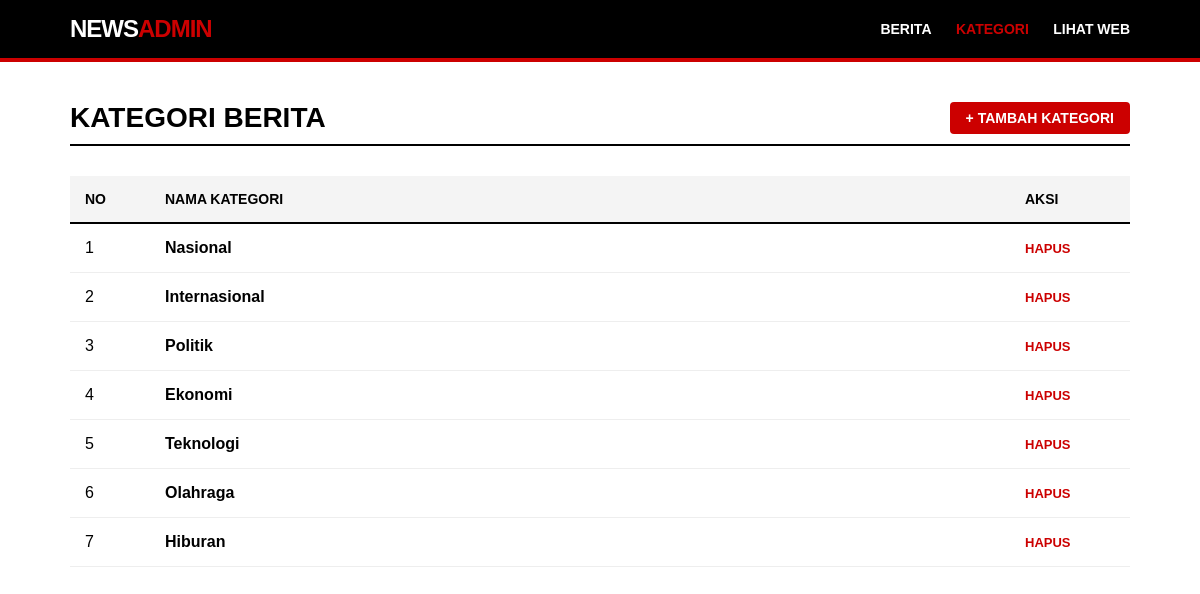
The app's page /admin/kategori.php (signed in) with its own data.
### tables this page shows
CREATE TABLE `kategori` (
  `id` int NOT NULL,
  `nama_kategori` varchar(100) DEFAULT NULL
);

### admin/kategori.php (the view, shortened to what this page needs)
<?php
include '../config/koneksi.php';
?>
<!DOCTYPE html>
<html lang="id">
<head>
</head>
<body>
<nav class="navbar">
    <div class="nav-container">
        <a href="dashboard.php" class="logo">NEWS<span>ADMIN</span></a>
        <div class="nav-menu">
            <a href="berita.php">Berita</a>
            <a href="kategori.php" style="color: #cc0000;">Kategori</a>
            <a href="../index.php" target="_blank">Lihat Web</a>
        </div>
    </div>
</nav>
<div class="container">
    <div class="header-flex">
        <h2>Kategori Berita</h2>
        <a href="tambah_kategori.php" class="btn-tambah">+ Tambah Kategori</a>
    </div>
    <table>
        <thead>
            <tr>
                <th width="80">No</th>
                <th>Nama Kategori</th>
                <th width="120">Aksi</th>
            </tr>
        </thead>
        <tbody>
            <?php
            $no = 1;
            $query = mysqli_query($conn, "SELECT * FROM kategori");
            while ($row = mysqli_fetch_assoc($query)){
            ?>
            <tr>
                <td><?= $no++ ?></td>
                <td><strong><?= $row['nama_kategori'] ?></strong></td>
                <td>
                    <a href="hapus_kategori.php?id=<?= $row['id'] ?>" class="btn-hapus" onclick="return confirm('Yakin ingin menghapus kategori ini?')">Hapus</a>
                </td>
            </tr>
            <?php } ?>
        </tbody>
    </table>
</div>
</body>
</html>

### admin/kategori.php (style rules this page uses)
* { box-sizing: border-box; margin: 0; padding: 0; }
body { font-family: Arial, sans-serif; background-color: #fff; color: #000; }
.navbar { background-color: #000; padding: 15px 0; border-bottom: 4px solid #cc0000; position: sticky; top: 0; z-index: 1000; }
.nav-container { max-width: 1100px; margin: 0 auto; padding: 0 20px; display: flex; justify-content: space-between; align-items: center; }
.logo { font-size: 24px; font-weight: 900; text-decoration: none; color: #fff; letter-spacing: -1px; }
.logo span { color: #cc0000; }
.nav-menu a { color: #fff; text-decoration: none; font-size: 14px; font-weight: bold; text-transform: uppercase; margin-left: 20px; }
.container { max-width: 1100px; margin: 40px auto; padding: 0 20px; }
.header-flex { display: flex; justify-content: space-between; align-items: center; margin-bottom: 30px; border-bottom: 2px solid #000; padding-bottom: 10px; }
h2 { font-size: 28px; font-weight: 900; text-transform: uppercase; }
.btn-tambah { background-color: #cc0000; color: #fff; text-decoration: none; padding: 8px 16px; font-weight: bold; font-size: 14px; border-radius: 4px; text-transform: uppercase; }
table { width: 100%; border-collapse: collapse; margin-top: 10px; }
table th { background-color: #f4f4f4; text-align: left; padding: 15px; border-bottom: 2px solid #000; font-size: 14px; text-transform: uppercase; }
table td { padding: 15px; border-bottom: 1px solid #eee; font-size: 16px; }
.btn-hapus { color: #cc0000; text-decoration: none; font-weight: bold; font-size: 13px; text-transform: uppercase; }

### records on screen
kategori: nama_kategori "Nasional"
kategori: nama_kategori "Internasional"
kategori: nama_kategori "Politik"
kategori: nama_kategori "Ekonomi"
kategori: nama_kategori "Teknologi"
kategori: nama_kategori "Olahraga"
kategori: nama_kategori "Hiburan"
